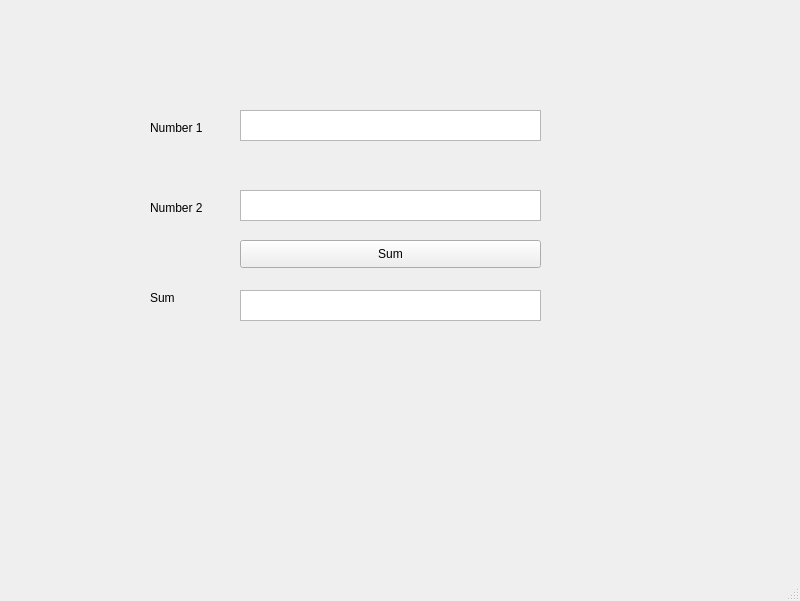
<?xml version="1.0" encoding="UTF-8"?>
<ui version="4.0">
 <class>MainWindow</class>
 <widget class="QMainWindow" name="MainWindow">
  <property name="geometry">
   <rect>
    <x>0</x>
    <y>0</y>
    <width>800</width>
    <height>601</height>
   </rect>
  </property>
  <property name="windowTitle">
   <string>EAUT</string>
  </property>
  <widget class="QWidget" name="centralwidget">
   <widget class="QLabel" name="label">
    <property name="geometry">
     <rect>
      <x>150</x>
      <y>120</y>
      <width>55</width>
      <height>16</height>
     </rect>
    </property>
    <property name="text">
     <string>Number 1</string>
    </property>
   </widget>
   <widget class="QLabel" name="label_2">
    <property name="geometry">
     <rect>
      <x>150</x>
      <y>200</y>
      <width>55</width>
      <height>16</height>
     </rect>
    </property>
    <property name="text">
     <string>Number 2</string>
    </property>
   </widget>
   <widget class="QTextEdit" name="txtNumber1">
    <property name="geometry">
     <rect>
      <x>240</x>
      <y>110</y>
      <width>301</width>
      <height>31</height>
     </rect>
    </property>
   </widget>
   <widget class="QTextEdit" name="txtNumber2">
    <property name="geometry">
     <rect>
      <x>240</x>
      <y>190</y>
      <width>301</width>
      <height>31</height>
     </rect>
    </property>
   </widget>
   <widget class="QLabel" name="sum">
    <property name="geometry">
     <rect>
      <x>150</x>
      <y>290</y>
      <width>55</width>
      <height>16</height>
     </rect>
    </property>
    <property name="text">
     <string>Sum</string>
    </property>
   </widget>
   <widget class="QPushButton" name="btnSum">
    <property name="geometry">
     <rect>
      <x>240</x>
      <y>240</y>
      <width>301</width>
      <height>28</height>
     </rect>
    </property>
    <property name="text">
     <string>Sum</string>
    </property>
   </widget>
   <widget class="QTextEdit" name="txtSum">
    <property name="geometry">
     <rect>
      <x>240</x>
      <y>290</y>
      <width>301</width>
      <height>31</height>
     </rect>
    </property>
   </widget>
  </widget>
  <widget class="QMenuBar" name="menubar">
   <property name="geometry">
    <rect>
     <x>0</x>
     <y>0</y>
     <width>800</width>
     <height>26</height>
    </rect>
   </property>
  </widget>
  <widget class="QStatusBar" name="statusbar"/>
 </widget>
 <resources/>
 <connections/>
</ui>
